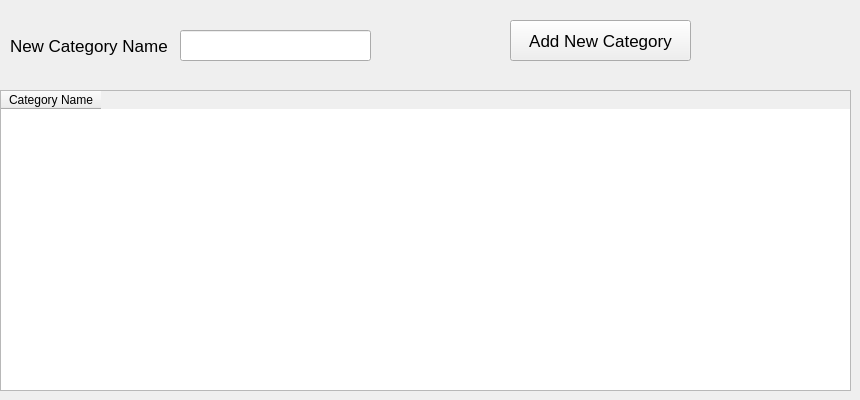
      <widget class="QWidget" name="tab_7">
       <attribute name="title">
        <string>Categories</string>
       </attribute>
       <widget class="QTableWidget" name="tableWidget_2">
        <property name="geometry">
         <rect>
          <x>0</x>
          <y>90</y>
          <width>851</width>
          <height>301</height>
         </rect>
        </property>
        <column>
         <property name="text">
          <string>Category Name</string>
         </property>
        </column>
       </widget>
       <widget class="QPushButton" name="pushButton_14">
        <property name="geometry">
         <rect>
          <x>510</x>
          <y>20</y>
          <width>181</width>
          <height>41</height>
         </rect>
        </property>
        <property name="font">
         <font>
          <pointsize>13</pointsize>
         </font>
        </property>
        <property name="text">
         <string>Add New Category</string>
        </property>
       </widget>
       <widget class="QLabel" name="label_26">
        <property name="geometry">
         <rect>
          <x>10</x>
          <y>30</y>
          <width>161</width>
          <height>31</height>
         </rect>
        </property>
        <property name="font">
         <font>
          <pointsize>13</pointsize>
         </font>
        </property>
        <property name="text">
         <string>New Category Name</string>
        </property>
       </widget>
       <widget class="QLineEdit" name="lineEdit_19">
        <property name="geometry">
         <rect>
          <x>180</x>
          <y>30</y>
          <width>191</width>
          <height>31</height>
         </rect>
        </property>
       </widget>
      </widget>
